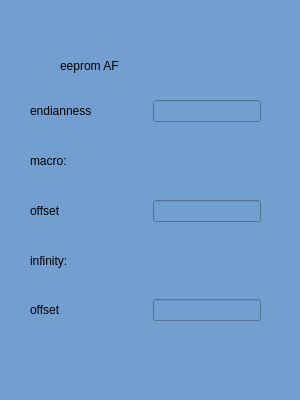
<?xml version="1.0" encoding="UTF-8"?>
<ui version="4.0">
 <class>EepromAF</class>
 <widget class="QWidget" name="EepromAF">
  <property name="geometry">
   <rect>
    <x>0</x>
    <y>0</y>
    <width>300</width>
    <height>400</height>
   </rect>
  </property>
  <property name="minimumSize">
   <size>
    <width>300</width>
    <height>400</height>
   </size>
  </property>
  <property name="maximumSize">
   <size>
    <width>300</width>
    <height>400</height>
   </size>
  </property>
  <property name="windowTitle">
   <string>Form</string>
  </property>
  <property name="styleSheet">
   <string notr="true">background-color: rgb(114, 159, 207);</string>
  </property>
  <widget class="QLabel" name="label">
   <property name="geometry">
    <rect>
     <x>60</x>
     <y>40</y>
     <width>171</width>
     <height>51</height>
    </rect>
   </property>
   <property name="styleSheet">
    <string notr="true">font: 25 28pt &quot;Microsoft YaHei UI Light&quot;;</string>
   </property>
   <property name="text">
    <string>eeprom AF</string>
   </property>
  </widget>
  <widget class="QWidget" name="">
   <property name="geometry">
    <rect>
     <x>30</x>
     <y>100</y>
     <width>231</width>
     <height>221</height>
    </rect>
   </property>
   <layout class="QVBoxLayout" name="verticalLayout">
    <item>
     <layout class="QHBoxLayout" name="horizontalLayout">
      <item>
       <widget class="QLabel" name="label_2">
        <property name="text">
         <string>endianness</string>
        </property>
       </widget>
      </item>
      <item>
       <spacer name="horizontalSpacer">
        <property name="orientation">
         <enum>Qt::Horizontal</enum>
        </property>
        <property name="sizeHint" stdset="0">
         <size>
          <width>40</width>
          <height>20</height>
         </size>
        </property>
       </spacer>
      </item>
      <item>
       <widget class="QLineEdit" name="le_endianness"/>
      </item>
     </layout>
    </item>
    <item>
     <widget class="QLabel" name="label_7">
      <property name="text">
       <string>macro:</string>
      </property>
     </widget>
    </item>
    <item>
     <layout class="QHBoxLayout" name="horizontalLayout_2">
      <item>
       <widget class="QLabel" name="label_3">
        <property name="text">
         <string>offset</string>
        </property>
       </widget>
      </item>
      <item>
       <spacer name="horizontalSpacer_2">
        <property name="orientation">
         <enum>Qt::Horizontal</enum>
        </property>
        <property name="sizeHint" stdset="0">
         <size>
          <width>40</width>
          <height>20</height>
         </size>
        </property>
       </spacer>
      </item>
      <item>
       <widget class="QLineEdit" name="le_macro_offset"/>
      </item>
     </layout>
    </item>
    <item>
     <widget class="QLabel" name="label_8">
      <property name="text">
       <string>infinity:</string>
      </property>
     </widget>
    </item>
    <item>
     <layout class="QHBoxLayout" name="horizontalLayout_4">
      <item>
       <widget class="QLabel" name="label_5">
        <property name="text">
         <string>offset</string>
        </property>
       </widget>
      </item>
      <item>
       <spacer name="horizontalSpacer_4">
        <property name="orientation">
         <enum>Qt::Horizontal</enum>
        </property>
        <property name="sizeHint" stdset="0">
         <size>
          <width>40</width>
          <height>20</height>
         </size>
        </property>
       </spacer>
      </item>
      <item>
       <widget class="QLineEdit" name="le_infinity_offset"/>
      </item>
     </layout>
    </item>
   </layout>
  </widget>
 </widget>
 <resources/>
 <connections/>
</ui>
